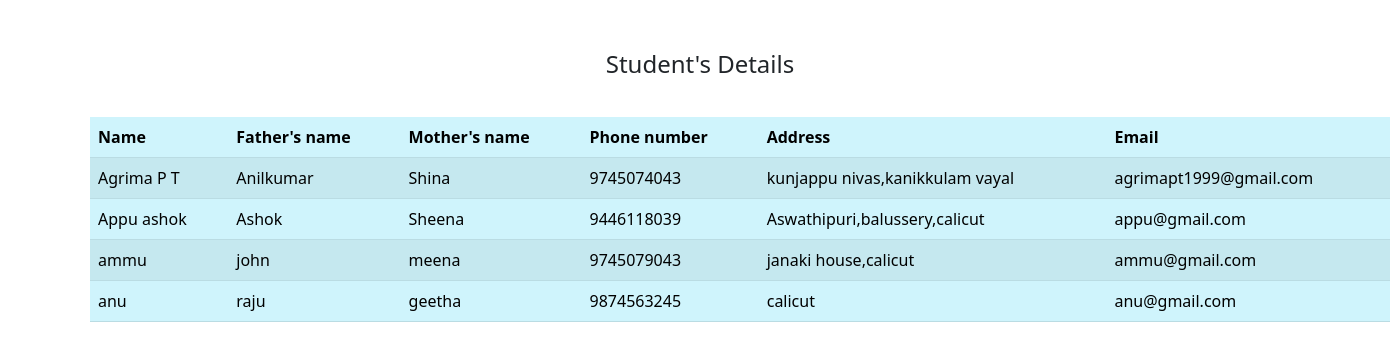
/stu/1, run on an earlier commit of the app's database.
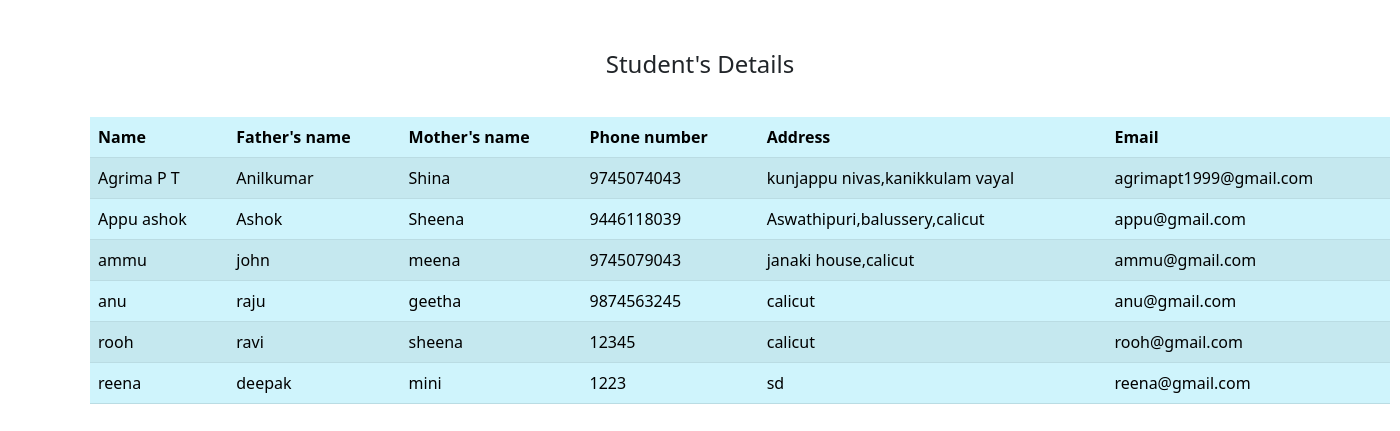
And on a later commit of the database.
### smsapp/models.py (models this page shows)
class regmodel(models.Model):
    nm=models.CharField(max_length=20)
    eml=models.EmailField()
    fnm=models.CharField(max_length=20)
    mnm=models.CharField(max_length=20)
    num=models.CharField(max_length=20)
    cl=models.CharField(max_length=20,choices=c)
    adr=models.CharField(max_length=20)
    password=models.CharField(max_length=20)

### smsapp/views.py (the view)
# urls.py: path('stu/<int:id>',stu),
def stu(request,id):
    obj=registermodel.objects.get(id=id)
    cls=obj.clss
    a=regmodel.objects.filter(cl=cls)
    return render(request,'stu.html',{'ts':a})

### smsapp/templates/stu.html (shortened to what this page needs)
<!DOCTYPE html>
<html lang="en">
<head>
    <link href="https://cdn.jsdelivr.net/npm/bootstrap@5.3.0/dist/css/bootstrap.min.css" rel="stylesheet">
</head>
<body style="padding: 50px 90px;">
    <h4 style="text-align: center;padding-bottom: 30px;">Student's Details</h4>
    <table class="table table-info table-striped" style="width:1300px;">
        <thead>
            <tr>
              <th scope="col">Name</th>
              <th scope="col">Father's name</th>
              <th scope="col">Mother's name</th>
              <th scop="col">Phone number</th>
              <th scope="col">Address</th>
              <th scope="col">Email</th>
            </tr>
          </thead>
          <tbody>
            {% for i in ts %}
            <tr>
                <td>{{i.nm}}</td>
                <td>{{i.fnm}}</td>
                <td>{{i.mnm}}</td>
                <td>{{i.num}}</td>
                <td>{{i.adr}}</td>
                <td>{{i.eml}}</td>
            </tr>
            {% endfor %}
          </tbody>
    </table>
</body>
</html>

### smsapp/templates/stu.html (style rules this page uses)
body { background-image:url(https://wallpapercave.com/wp/wp2561064.jpg) ; background-repeat: no-repeat; background-size:cover; position: relative; }

What changed in the data, as far as the page shows it:
added regmodel: nm "rooh", fnm "ravi", mnm "sheena", num "12345", adr "calicut", eml "rooh@gmail.com"
added regmodel: nm "reena", fnm "deepak", mnm "mini", num "1223", adr "sd", eml "reena@gmail.com"
